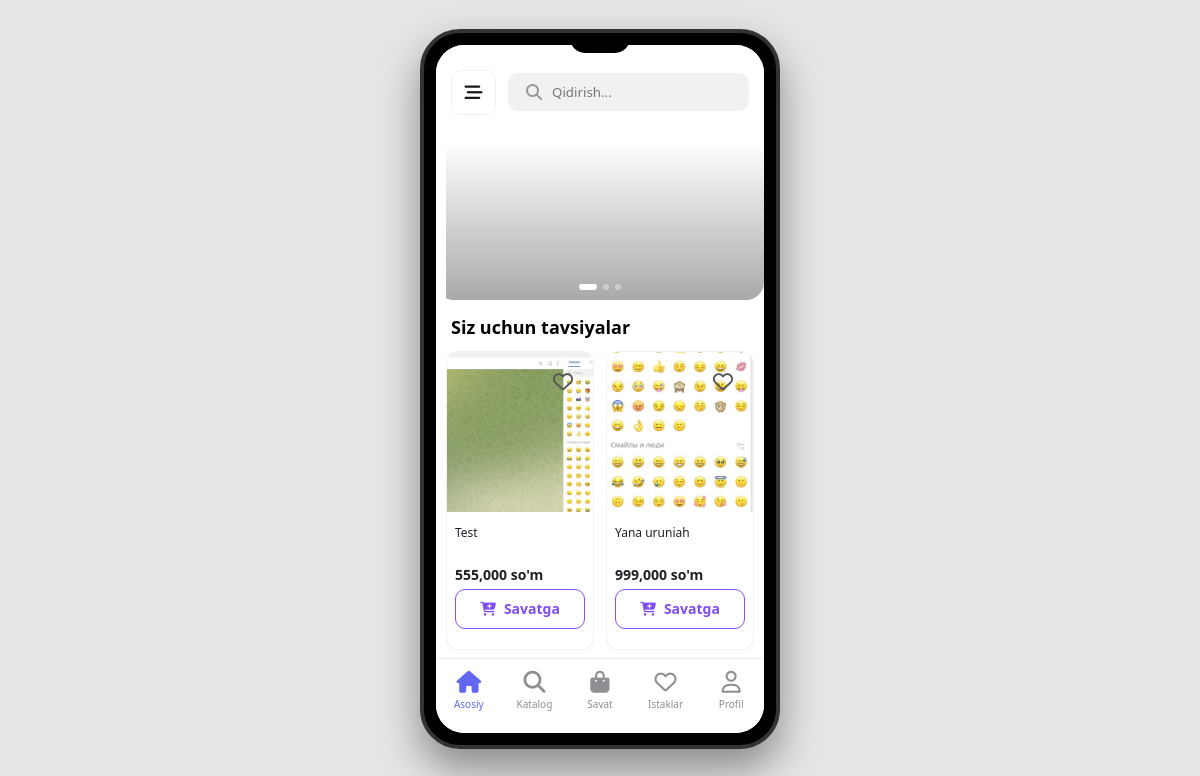
The app's page / (lower part), older data.
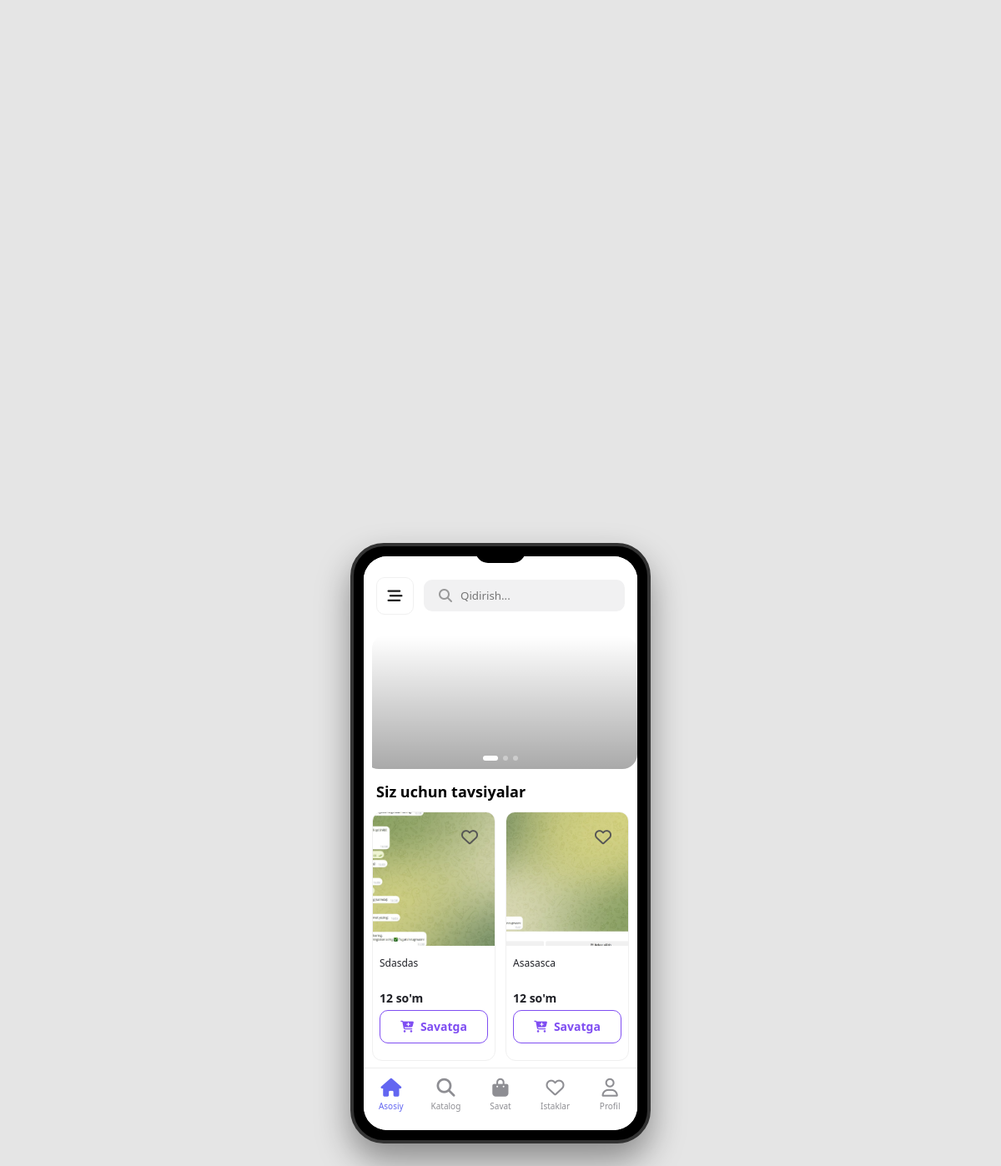
The same page, newer data.
### app/models.py (models this page shows, shortened)
class BaseCreatedModel(models.Model):
    created_at = models.DateTimeField(auto_now_add=True)
    updated_at = models.DateTimeField(auto_now=True)
    class Meta:
        abstract = True

class UzumProduct(BaseCreatedModel):
    name = models.CharField(max_length=100)
    slug = models.SlugField( max_length=300, unique=True, blank=True, editable=False)
    price = models.PositiveIntegerField()
    aksi_narx = models.PositiveSmallIntegerField( validators=[MinValueValidator(0), MaxValueValidator(100)], default=0)
    about = models.TextField()
    count = models.PositiveIntegerField(default=2)
    is_active = models.BooleanField(default=True)
    info = models.JSONField(default=default_uzum_info, blank=True)
    category = models.ForeignKey(
        Kategoriy,
        on_delete=models.CASCADE,
        related_name='products'
    )

class UzumProductImage(BaseCreatedModel):
    image = models.ImageField(upload_to='maxsulot_rasm/')
    product = models.ForeignKey(UzumProduct, on_delete=models.CASCADE, related_name='images')

### app/views.py (the view)
# urls.py: path('', home_page, name='home_page'),
def home_page(request):
    query = ''
    products_list = UzumProduct.objects.all().order_by('-id')
    if request.method == 'POST':
        query = request.POST.get('q', '').strip()
        if query:
            products_list = products_list.filter(
                Q(name__icontains=query) | Q(about__icontains=query)
            )
    paginator = Paginator(products_list, 20)
    page_number = request.GET.get('page')
    page_obj = paginator.get_page(page_number)
    liked_product_ids = []
    if request.user.is_authenticated:
        liked_product_ids = list(Like.objects.filter(user=request.user).values_list('product_id', flat=True))
    return render(request, 'home.html', {
        'page_obj': page_obj,
        'liked_product_ids': liked_product_ids,
        'search_query': query,
    })

### app/context_processors.py (called while the page is built)
def cart_item_count(request):
    count = 0
    if request.user.is_authenticated:
        count = ShopingModel.objects.filter(user=request.user).count()
    return {'cart_item_count': count}

### templates/home.html (shortened to what this page needs)
{% extends 'base.html' %}
{% block main %}
{% load humanize %}
<div class="main-content">
  <div class="slider-container">
    <div class="slider-wrapper" id="sliderWrapper">
      <div class="slide">
        <div class="slide-img" style="background-image: url('https://images.unsplash.com/photo-1607082348824-0a96f2a4b9da?w=800');">
          <div class="slide-content"><h2>Super chegirma</h2></div>
        </div>
      </div>
    </div>
    <div class="dots">
      <div class="dot active"></div>
      <div class="dot"></div>
      <div class="dot"></div>
    </div>
  </div>
  <h3 style="padding: 0 15px; margin-bottom: 12px; font-size: 18px">Siz uchun tavsiyalar</h3>
  <div class="product-grid">
    {% for i in page_obj %}
    <div class="product-card" style="position: relative;">
      <form action="{% url 'istak_like_bos' %}" method="POST" style="position:absolute; top:10px; right:10px; z-index:2;">
        <button type="submit" style="background:none; border:none; padding:0;">
          <i class="fa-heart wish-icon
            {% if i.id in liked_product_ids %}
              fa-solid active
            {% else %}
              fa-regular
            {% endif %}
          "></i>
        </button>
      </form>
      <a href="{% url 'product_details' i.slug %}" style="text-decoration: none; color: inherit; display: block;">
        {% if i.images.all %}
          <img class="product-img" src="{{ i.images.all.0.image.url }}" alt="{{ i.name }}" />
        {% endif %}
        <div class="product-info">
          <p class="product-title">{{ i.name |capfirst }}</p>
          <div class="price-container">
            <span class="price-now">{{ i.price|intcomma }} so'm</span>
          </div>
        </div>
      </a>
      <div style="padding: 0 8px 8px 8px;">
        <form action="{% url 'shoping_cart_create' %}" method="POST">
          <button type="submit" class="add-cart-btn">
            <i class="fa-solid fa-cart-plus"></i>
            <span>Savatga</span>
          </button>
        </form>
      </div>
    </div>
    {% endfor %}
  </div>
</div>
{% endblock main %}

Row changes from the older to the newer data that the page shows:
no longer on this page (row unchanged): UzumProduct: images.all.0.image (picture), name "Test", price "555,000"
no longer on this page (row unchanged): UzumProduct: images.all.0.image (picture), name "Yana uruniah", price "999,000"
added UzumProduct: images.all.0.image (picture), name "Sdasdas", price "12"
added UzumProduct: images.all.0.image (picture), name "Asasasca", price "12"
